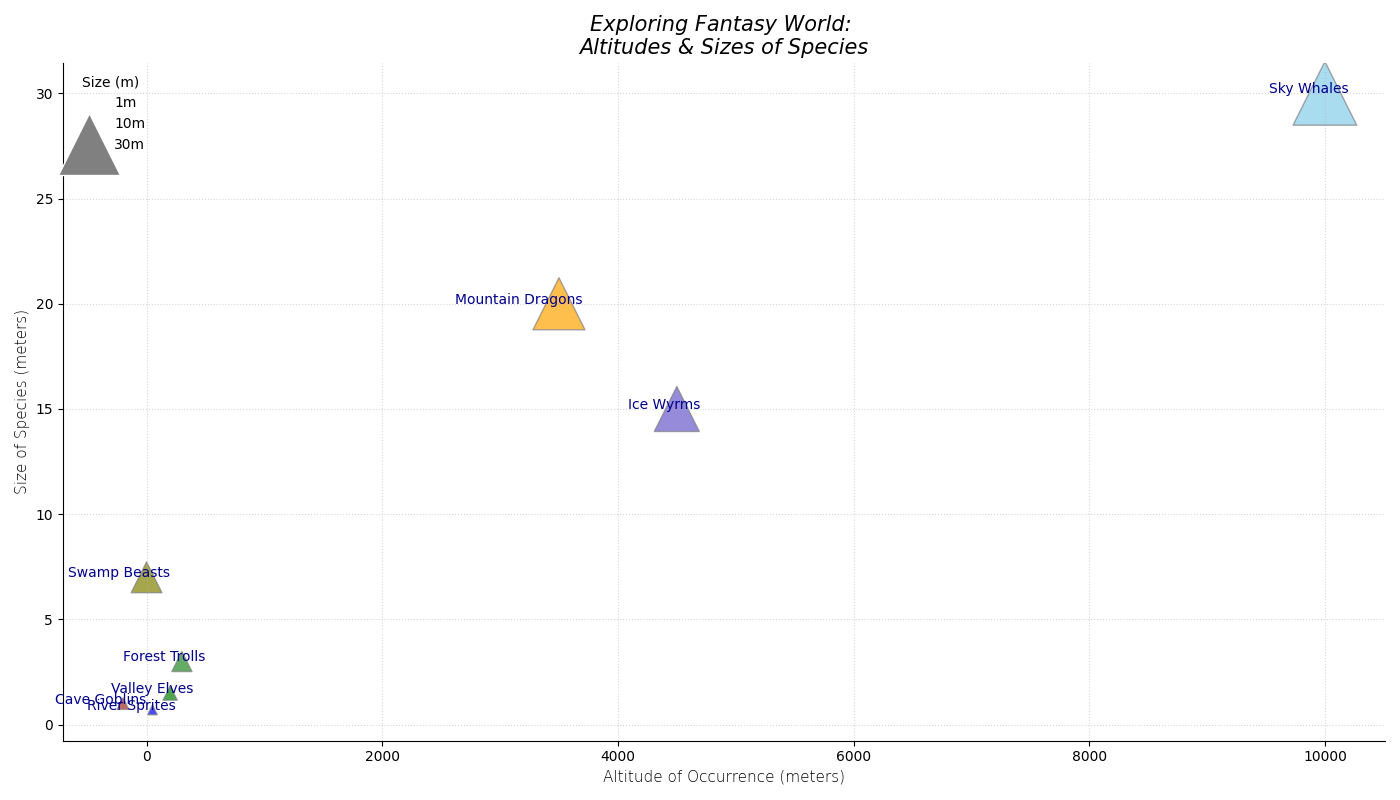

The script that drew this image:
import matplotlib.pyplot as plt
import numpy as np

species = np.array([
    "Sky Whales", "Mountain Dragons", "Valley Elves", 
    "Forest Trolls", "River Sprites",
    "Ice Wyrms", "Cave Goblins", "Swamp Beasts"
])

avg_altitudes = np.array([10000, 3500, 200, 300, 50, 4500, -200, 0])
avg_sizes = np.array([30, 20, 1.5, 3, 0.7, 15, 1, 7])
colors = ['skyblue', 'orange', 'green', 'forestgreen', 'blue', 'slateblue', 'brown', 'olive']

plt.figure(figsize=(14, 8))

plt.scatter(avg_altitudes, avg_sizes, s=avg_sizes * 70, c=colors, alpha=0.7, marker='^', edgecolor='grey')

for i, species_name in enumerate(species):
    plt.text(avg_altitudes[i] + 200, avg_sizes[i], species_name, fontsize=10, ha='right', color='darkblue')

plt.title('Exploring Fantasy World: \nAltitudes & Sizes of Species', fontsize=15, fontstyle='italic')

plt.xlabel('Altitude of Occurrence (meters)', fontsize=11, fontweight='light')
plt.ylabel('Size of Species (meters)', fontsize=11, fontweight='light')

# Added legend with size representation
legend_sizes = [1, 10, 30]
legend_labels = ['1m', '10m', '30m']
markers = [plt.Line2D([0], [0], marker='^', color='w', markerfacecolor='grey', markersize=s*1.5) for s in legend_sizes]
plt.legend(markers, legend_labels, title='Size (m)', loc='upper left', frameon=False)

# Removed border lines
plt.gca().spines['top'].set_visible(False)
plt.gca().spines['right'].set_visible(False)

plt.grid(True, linestyle=':', linewidth=0.8, alpha=0.5)
plt.tight_layout()

plt.show()
